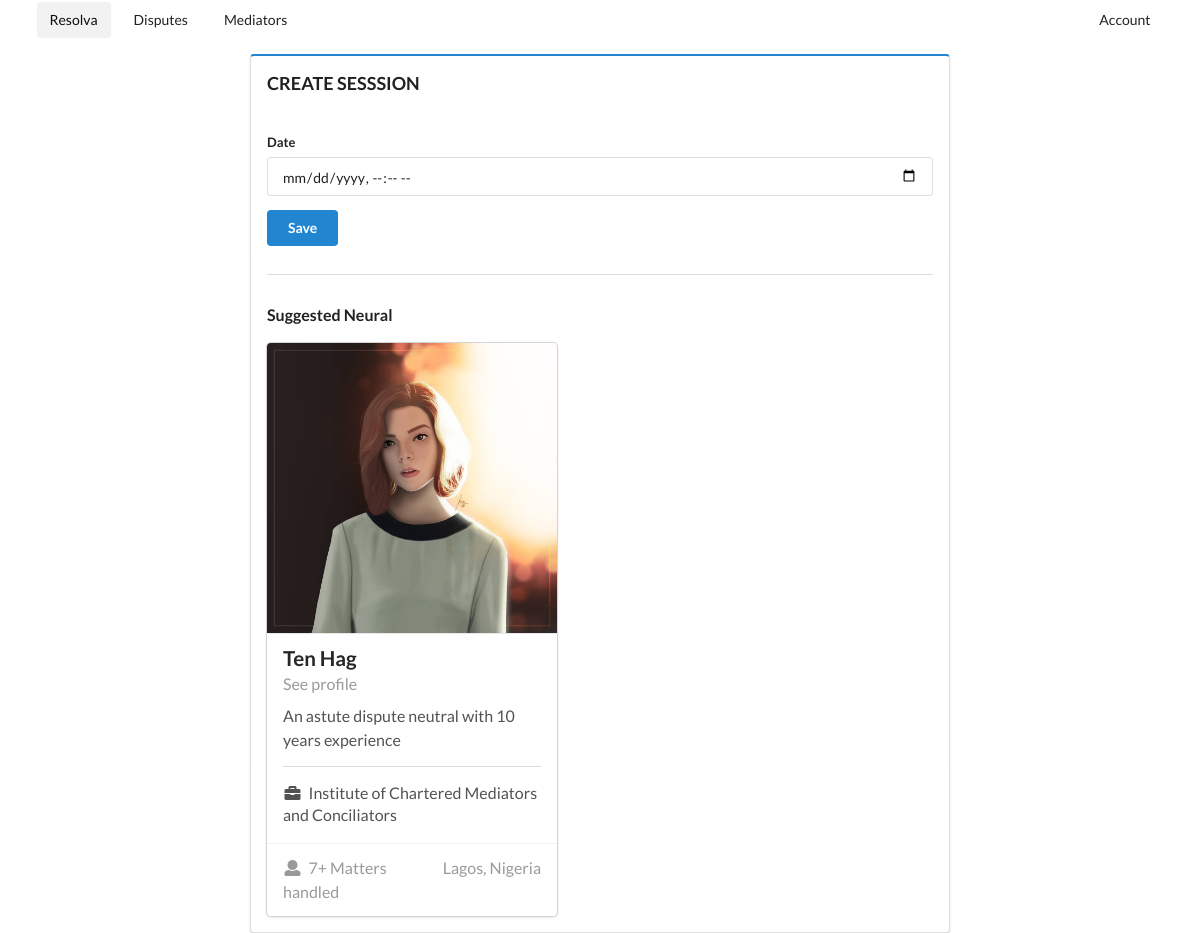
The app's page /create-session/2/ (signed in) with its own data.
### accounts/models.py (models this page shows, shortened)
class Mediator(models.Model):
	user = models.ForeignKey(User, on_delete=models.CASCADE)
	image = models.ImageField(upload_to="images")
	first_name = models.CharField(blank=True, null=True, max_length=250)
	last_name = models.CharField(blank=True, null=True, max_length=250)
	email = models.CharField(blank=True, null=True, max_length=250)
	phone = models.IntegerField()
	location = models.CharField(blank=True, null=True, max_length=100)
	qualifications = models.ManyToManyField(Qualification, blank=True)
	summary = models.TextField(blank=True, null=True)
	affiliations = models.ManyToManyField(Affiliation, blank=True)
	categories = models.ManyToManyField(Category, blank=True)
	languages = models.ManyToManyField(Language)
	def fullname(self):
		return f"{self.first_name} {self.last_name}"

class Affiliation(models.Model):
	name = models.CharField(blank=True, null=True, max_length=300)
	def __str__(self):
		return self.name

### core/views.py (the view)
# urls.py: path("create-session/<id>/", views.create_session, name="create_session"),
def create_session(request, id):
	template = "core/session_create.html"
	dispute = Dispute.objects.get(id=id)
	mediator = Mediator.objects.all()[0]
	account = Account.objects.get(user=request.user)
	if request.method == "POST":
		datetime = request.POST["datetime"]
		datetime = date_parser(datetime)
		session = Session.objects.create(datetime=datetime, dispute=dispute, mediator=mediator)
		for party in dispute.parties.all():
			session.parties.add(party)
		session.save()
		return redirect("core:session", id=session.id)
	else:
		context = {
			"dispute": dispute,
			"mediators": Mediator.objects.all(),
			"account": account,
			"mediator": mediator,
		}
		return render(request, template, context)

### templates/core/session_create.html (shortened to what this page needs)
{% extends 'base.html' %}
{% block body %}
<div class="ui text container blue segment">
<h3>CREATE SESSSION</h3>
<br>
<form class="ui form" method="POST" action="{% url 'core:create_session' dispute.id %}">
  <div class="field">
    <label>Date</label>
    <input required name="datetime" type="datetime-local" />
  </div>
  <button type="submit" class="ui blue button">Save</button>
</form>
<div class="ui section divider"></div>
<p><b>Suggested Neural</b></p>
<div class="ui card">
    <div class="image">
      <img src="{{mediator.image.url}}">
    </div>
    <div class="content">
      <div class="header">{{mediator.fullname}}</div>
      <div class="meta">
        <a href="{% url 'accounts:mediator' mediator.id %}">See profile</a>
      </div>
      <div class="description">
        {{mediator.summary}}
        <div class="ui divider"></div>
        {% for aff in mediator.affiliations.all %}
        <p><i class="briefcase icon"></i> {{aff}}</p>
        {% endfor %}
      </div>
    </div>
    <div class="extra content">
      <span class="right floated">
        {{mediator.location}}
      </span>
      <span>
        <i class="user icon"></i>
        7+ Matters handled
      </span>
    </div>
  </div>
</div>
{% endblock %}

### records on screen
Mediator: image (picture), fullname "Ten Hag", summary "An astute dispute neutral with 10 years experience", location "Lagos, Nigeria"
Affiliation: name "Institute of Chartered Mediators and Conciliators"
